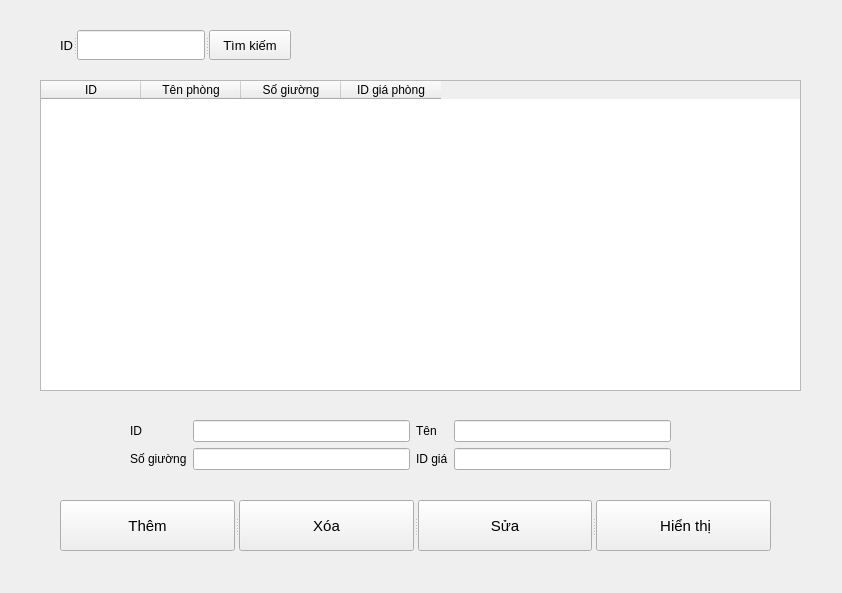
<?xml version="1.0" encoding="UTF-8"?>
<ui version="4.0">
 <class>Form</class>
 <widget class="QWidget" name="Form">
  <property name="geometry">
   <rect>
    <x>0</x>
    <y>0</y>
    <width>842</width>
    <height>593</height>
   </rect>
  </property>
  <property name="windowTitle">
   <string>Form</string>
  </property>
  <widget class="QTableWidget" name="dis_pla">
   <property name="geometry">
    <rect>
     <x>40</x>
     <y>80</y>
     <width>761</width>
     <height>311</height>
    </rect>
   </property>
   <property name="columnCount">
    <number>4</number>
   </property>
   <column>
    <property name="text">
     <string>ID</string>
    </property>
   </column>
   <column>
    <property name="text">
     <string>Tên phòng</string>
    </property>
   </column>
   <column>
    <property name="text">
     <string>Số giường</string>
    </property>
   </column>
   <column>
    <property name="text">
     <string>ID giá phòng</string>
    </property>
   </column>
  </widget>
  <widget class="QSplitter" name="splitter">
   <property name="geometry">
    <rect>
     <x>60</x>
     <y>500</y>
     <width>711</width>
     <height>51</height>
    </rect>
   </property>
   <property name="orientation">
    <enum>Qt::Horizontal</enum>
   </property>
   <widget class="QPushButton" name="ins_btn">
    <property name="font">
     <font>
      <pointsize>11</pointsize>
     </font>
    </property>
    <property name="text">
     <string>Thêm</string>
    </property>
   </widget>
   <widget class="QPushButton" name="del_btn">
    <property name="font">
     <font>
      <pointsize>11</pointsize>
     </font>
    </property>
    <property name="text">
     <string>Xóa</string>
    </property>
   </widget>
   <widget class="QPushButton" name="edi_btn">
    <property name="font">
     <font>
      <pointsize>11</pointsize>
     </font>
    </property>
    <property name="text">
     <string>Sửa</string>
    </property>
   </widget>
   <widget class="QPushButton" name="sho_btn">
    <property name="font">
     <font>
      <pointsize>11</pointsize>
     </font>
    </property>
    <property name="text">
     <string> Hiển thị</string>
    </property>
   </widget>
  </widget>
  <widget class="QSplitter" name="splitter_2">
   <property name="geometry">
    <rect>
     <x>60</x>
     <y>30</y>
     <width>231</width>
     <height>30</height>
    </rect>
   </property>
   <property name="orientation">
    <enum>Qt::Horizontal</enum>
   </property>
   <widget class="QLabel" name="label">
    <property name="font">
     <font>
      <pointsize>10</pointsize>
     </font>
    </property>
    <property name="text">
     <string>ID</string>
    </property>
   </widget>
   <widget class="QLineEdit" name="in_sea">
    <property name="font">
     <font>
      <pointsize>10</pointsize>
     </font>
    </property>
   </widget>
   <widget class="QPushButton" name="sea_btn">
    <property name="font">
     <font>
      <pointsize>10</pointsize>
     </font>
    </property>
    <property name="text">
     <string>Tìm kiếm</string>
    </property>
   </widget>
  </widget>
  <widget class="QWidget" name="">
   <property name="geometry">
    <rect>
     <x>130</x>
     <y>420</y>
     <width>541</width>
     <height>52</height>
    </rect>
   </property>
   <layout class="QGridLayout" name="gridLayout">
    <item row="0" column="0">
     <widget class="QLabel" name="label_2">
      <property name="text">
       <string>ID</string>
      </property>
     </widget>
    </item>
    <item row="0" column="1">
     <widget class="QLineEdit" name="in_id"/>
    </item>
    <item row="0" column="2">
     <widget class="QLabel" name="label_3">
      <property name="text">
       <string>Tên</string>
      </property>
      <property name="alignment">
       <set>Qt::AlignLeading|Qt::AlignLeft|Qt::AlignVCenter</set>
      </property>
     </widget>
    </item>
    <item row="0" column="3">
     <widget class="QLineEdit" name="in_ten"/>
    </item>
    <item row="1" column="0">
     <widget class="QLabel" name="label_5">
      <property name="text">
       <string>Số giường</string>
      </property>
     </widget>
    </item>
    <item row="1" column="1">
     <widget class="QLineEdit" name="in_sg"/>
    </item>
    <item row="1" column="2">
     <widget class="QLabel" name="label_4">
      <property name="text">
       <string>ID giá</string>
      </property>
      <property name="alignment">
       <set>Qt::AlignLeading|Qt::AlignLeft|Qt::AlignVCenter</set>
      </property>
     </widget>
    </item>
    <item row="1" column="3">
     <widget class="QLineEdit" name="in_price_id"/>
    </item>
   </layout>
  </widget>
 </widget>
 <resources/>
 <connections/>
</ui>
